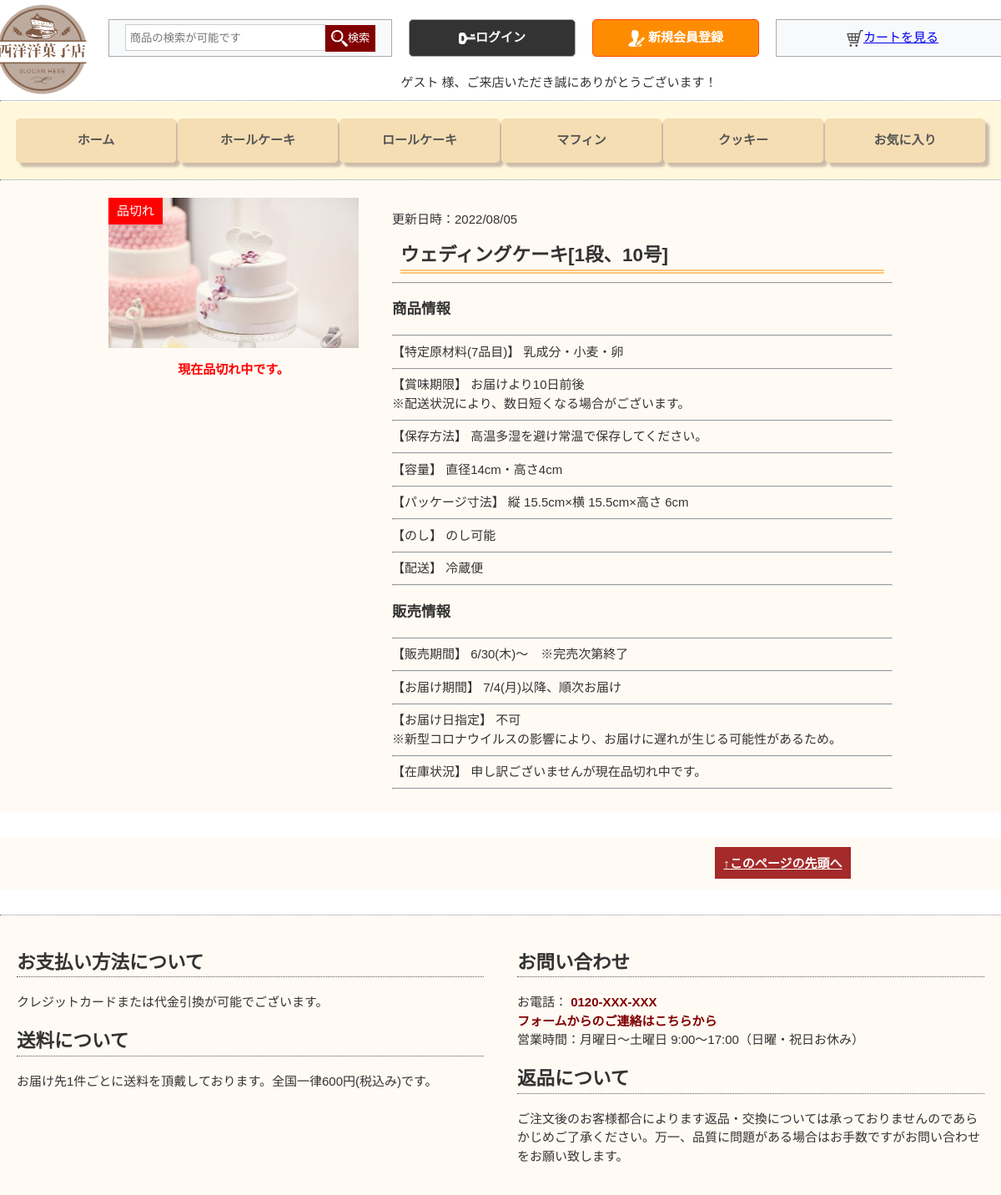
The page /detail/3/ on the database as committed earlier.
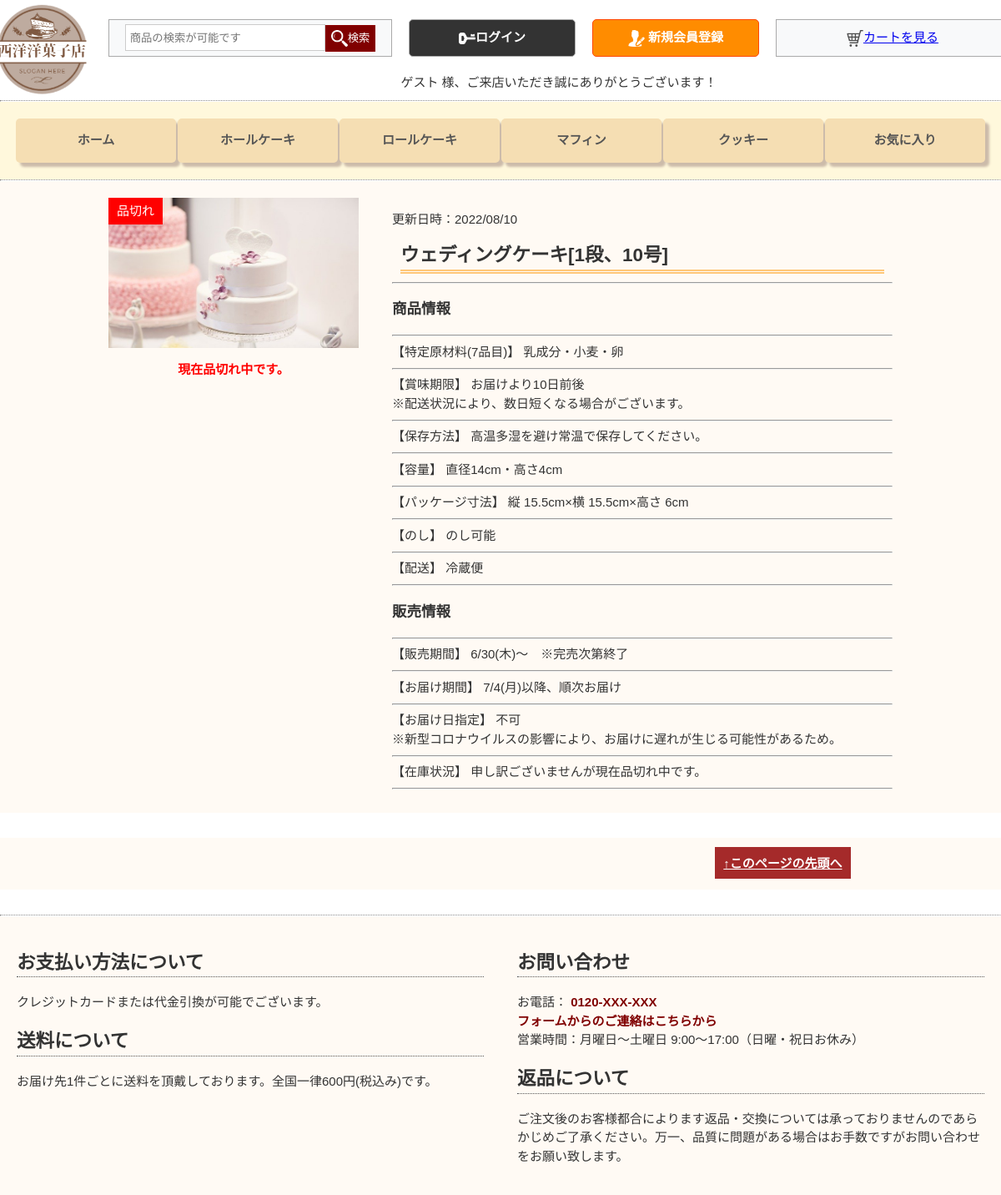
The same page on the database as committed later.
### app/models.py (models this page shows, shortened)
class Product(models.Model):
    created = models.DateTimeField(
        auto_now_add=True,
        editable=False)
    updated = models.DateTimeField(
        auto_now=True,
        editable=False)
    name = models.CharField(
        max_length=255,
        unique=True)
    description = models.TextField(
        blank=True)
    category = models.ForeignKey(
        Category,
        on_delete=models.CASCADE)
    price = models.IntegerField()
    image = models.ImageField(
        upload_to='product',
        blank=True)
    stock = models.IntegerField()
    available = models.BooleanField(
        default=True)
    class Meta:
        ordering = ('name',)
        verbose_name = 'product'
        verbose_name_plural = 'products'

### app/views.py (the view)
# urls.py: path('detail/<pk>/', views.Detail.as_view(), name="Detail"),
class Detail(DetailView):
    model = Product

### app/context_processors.py (called while the page is built)
def like(request):
    products = Product.objects.all()
    liked_list = []
    user=request.user
    if user.is_authenticated:
        for product in products:
            liked = product.likeforproduct_set.filter(user=request.user)
            if liked.exists():
                liked_list.append(product.id)
    return dict(liked_list = liked_list)

### cart/context_processors.py (called while the page is built)
def counter(request):
    item_count = 0
    total_count = 0
    if 'admin' in request.path:
        return {}
    else:
        try:
            cart = Cart.objects.filter(cart_id=_cart_id(request))
            cart_items = CartItem.objects.all().filter(cart=cart[:1])
            for cart_item in cart_items:
                total_count += (cart_item.product.price * cart_item.quantity)
                item_count += cart_item.quantity
        except Cart.DoesNotExist:
            item_count = 0
            total_count = 0
    return dict(item_count = item_count,total_count = total_count)

### cart/views.py (called while the page is built)
def _cart_id(request):
    cart = request.session.session_key
    if not cart:
        cart = request.session.create()
    return cart

### app/templates/app/product_detail.html (shortened to what this page needs)
{% extends "base.html" %}
{% load l10n %}
{% load static %}
{% block main %}
    <div class="detail">
        <div class="detail-left">
            {% if object.stock == 0 %}
            <label class="detail-label">品切れ</label>
            {% endif %}
            <img src="{{ object.image.url }}" width="300" height="180" alt="{{ object.name }}">
            {% if object.stock > 0 %}
            <a class="detail-cart" href="{% url 'cart:add_cart' product.id %}">カートに追加する</a>
            {% else %}
                <p class="detail-nostock">現在品切れ中です。</p>
            {% endif %}
        </div>
        <div class="detail-right">
            <p><time class="detail-time">更新日時：{{ object.updated|date:"Y/m/d" }}</time></p>
            <h2 class="detail-h2">{{ object.name }}</h2>
            {{ object.description|safe|linebreaksbr }}
            <hr>
                {% if object.stock > 0 %}
                【在庫状況】	あと {{ object.stock }} 点
                {% else %}
                【在庫状況】	申し訳ございませんが現在品切れ中です。
                {% endif %}
            <hr>
        </div>
    </div>
    <div class="detail">
        <div class="detail-left">
        </div>
        <div class="detail-right">
            <p class="page_top"><a href="#page_top" class="page_top_btn">↑このページの先頭へ</a></p>
        </div>
    </div>
    <hr class="navbar-hr">
{% endblock %}

Rows that differ between the two databases and show on the page:
changed Product "ウェディングケーキ[1段、10号]": updated "2022/08/05" → "2022/08/10"
